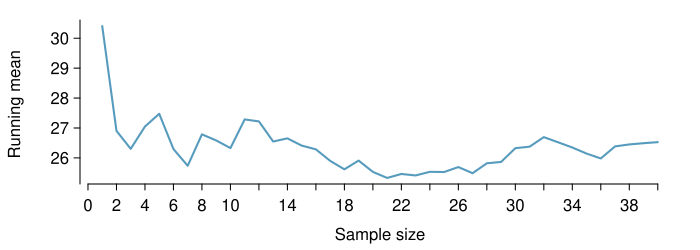

R code for this plot:
library(Hmisc)
brfss <- sasxport.get("~/Dropbox/THESIS/R scripts/brfss/CDBRFS00.XPT")
data(COL)

#create df of only columns we like
brfss.data<-cbind(brfss$x.state,brfss$age,brfss$weight,brfss$wtdesire,brfss$height,brfss$htf, brfss$hti,brfss$sex)
colnames(brfss.data)<-c("x.state","age","weight", "wtdesire", "height", "htf", "hti", "sex")
brfss.data<-as.data.frame(brfss.data)

#eliminate missing data 
brfss.df<-brfss.data[brfss.data$weight != 777 & brfss.data$weight != 999 & brfss.data$wtdesire != 777
                     & brfss.data$wtdesire != 999 & brfss.data$height!= 777 & brfss.data$height != 999 
                     & brfss.data$htf != 7 & brfss.data$htf != 9 & brfss.data$hti != 77 & brfss.data$hti != 99,]
brfss.df<-brfss.df[complete.cases(brfss.df),]

#calculate bmi
height.total<- brfss.df$htf * 12 + brfss.df$hti
weight.dif<-brfss.df$weight-brfss.df$wtdesire
bmi<-(brfss.df$weight * 703)/ (height.total^2)
brfss.df<-cbind(brfss.df,height.total,weight.dif,bmi)

# sample 40k from brfss data to use as our sample
set.seed(102)
sample.vec<-sample(1:nrow(brfss.df),size = 40,replace = FALSE)
brfss.sample<-brfss.df[sample.vec,]

######################################################
library(openintro)
data(COL)
setwd('~/OI_Biostat/oi_biostat_source/ch_inference_foundations_oi_biostat/figures/brfssBMIrunningMean')

xBars <- cumsum(brfss.sample$bmi)/ (1:length(brfss.sample$bmi))

myPDF('brfssBMIrunningMean.pdf', 7,2.5,
      mar=c(3.3, 4, 1, 1))

plot(xBars[1:40],
     type = "l",
     axes = FALSE,
     xlab = "",
     ylab = "Running mean ",
     col = COL[1],
     lwd = 2)
axis(1, at = seq(0, 40, 2))
axis(2, at = seq(20, 50, 1))
mtext("Sample size", 1, 2)

dev.off()

mean(brfss.sample$bmi)
sd(brfss.sample$bmi)
